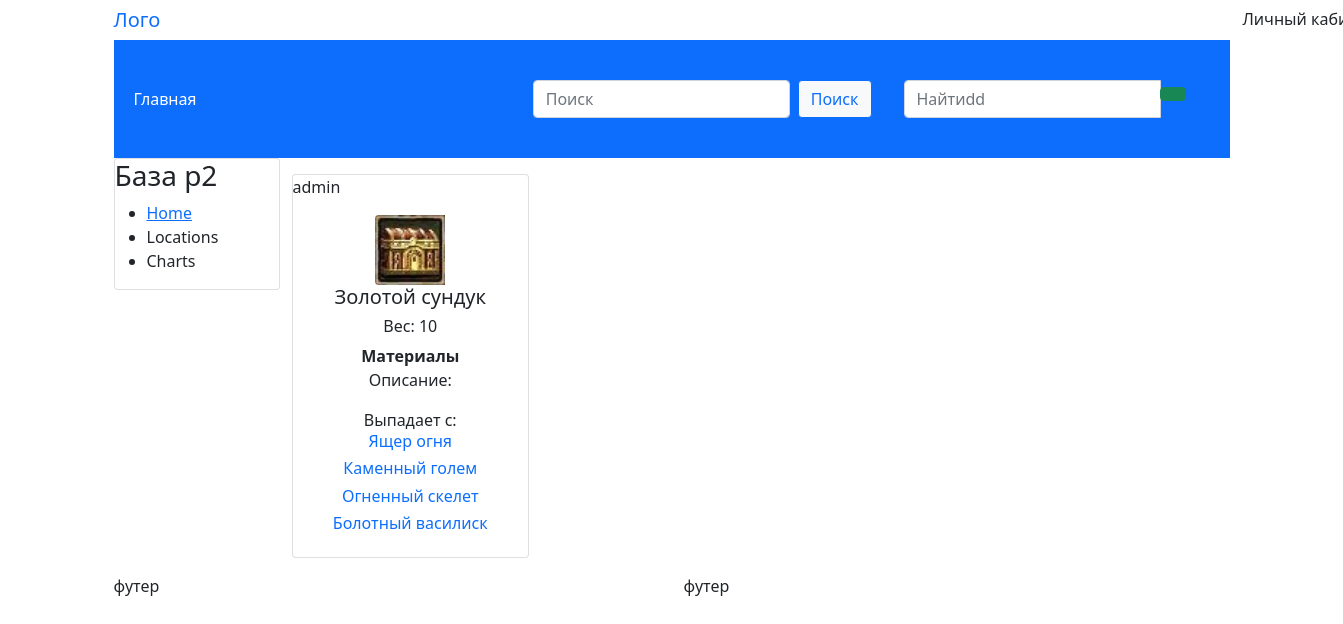
Screenshot of /item/zolotoj-sunduk/ with the database file from the repository.
### items/models.py (models this page shows, shortened)
class Item(models.Model):
    name = models.CharField(verbose_name="Предмет", max_length=150)
    description = models.TextField(verbose_name="Описание",
                                   null=True,
                                   blank=True)
    weight = models.IntegerField("Вес:", default=0)
    category = models.ForeignKey(Category,
                                 verbose_name="Категория",
                                 on_delete=models.CASCADE)
    monster = models.ManyToManyField(Monster,
                                     verbose_name="Выпадает с: ",
                                     related_name="monster_item")
    slug = models.SlugField("Ссылка", max_length=250, unique=True)
    item_img = models.ImageField("Изображение",
                                 upload_to='media/items/',
                                 default=DEFAULT_IMG)
    user = models.ForeignKey(User,
                             verbose_name="Пользователь",
                             on_delete=models.CASCADE)
    def __str__(self):
        return self.name
    class Meta:
        verbose_name = "Предмет"
        verbose_name_plural = "Предметы"

class Category(models.Model):
    name = models.CharField(verbose_name="Название", max_length=150)
    slug = models.SlugField("Ссылка", max_length=250, unique=True)
    user = models.ForeignKey(User,
                             verbose_name="Пользователь",
                             on_delete=models.CASCADE)
    def __str__(self):
        return self.name
    class Meta:
        verbose_name = "Категория предмета"
        verbose_name_plural = "Категории предметов"

class Monster(models.Model):
    name = models.CharField(verbose_name="Название", max_length=150)
    description = models.TextField("Описание", null=True, blank=True)
    monster_img = models.FileField("Изображение",
                                   upload_to="media/monsters",
                                   default=DEFAULT_IMG)
    slug = models.SlugField("Ссылка", max_length=250, unique=True)
    locations = models.ManyToManyField(Location,
                                       verbose_name="Локация",
                                       related_name="monsters_in_location")
    user = models.ForeignKey(User,
                             verbose_name="Пользователь",
                             on_delete=models.CASCADE)
    class Meta:
        verbose_name = "Монстр"
        verbose_name_plural = "Монстры"

### items/views.py (the view)
class ItemDetail(DetailView):
    model = Item
    template_name = 'items/item_detail.html'
    context_object_name = 'items'
    def get_context_data(self, **kwargs):
        context = super().get_context_data(**kwargs)
        context['title'] = Item.objects.get(slug=self.kwargs['slug'])
        return context

### items/templates/items/item_detail.html (shortened to what this page needs)
{% extends 'base.html' %}
{% load static %}
{% block content %}
    <div class="col-md-12">
        <div class="row">
                <div class="card col-md-3 p-0 mb-3 mt-3">
                    {{items.user}}
                    <div class="card-body text-center">
                        <img src="{{ items.item_img.url }}" alt="image" class="img-fluid rounded-start" width="70px" height="110px"/> <br>
                        <h5 class="card-title">{{ items.name }}  </h5>
                        <h6 class="card-title">Вес: {{ items.weight }}  </h6>
                        <strong>{{ items.category }}</strong> <br>
                        <dl class="dl-horizontal">
                            Описание:
                        </dl>
                        Выпадает с: <br>
                        {% for mob in items.monster.all %}
                                <h6 class="card-title">
                                    <a href="/monster/{{ mob.slug }}/" class="text-decoration-none"> {{ mob.name }} </a>
                                </h6>
                        {% endfor %}
                    </div>
                    </div>
        </div>
    </div>
{% endblock content %}

### rows the page displays
Item: user "admin", item_img (picture), name "Золотой сундук", weight "10", category "Материалы"
Monster: name "Ящер огня"
Monster: name "Каменный голем"
Monster: name "Огненный скелет"
Monster: name "Болотный василиск"
